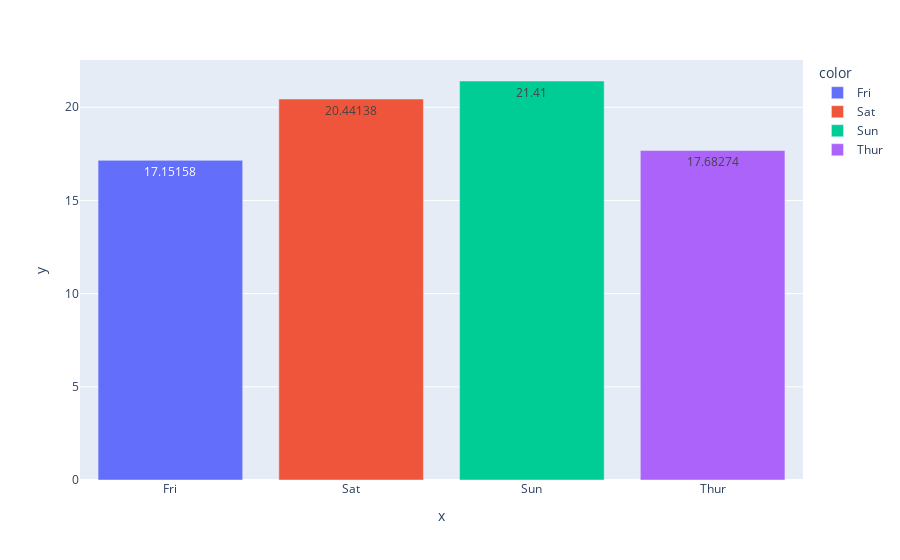

The cell this chart's notebook holds for it:
### Code cell
# now plot it
fig = px.bar(x = df2['day'], y = df2['total_bill'], text_auto = True, color = df2['day'])
fig.show()

### Figure 1 — Plotly figure (JSON) as saved in the notebook; plotly's stock layout.template omitted (floating-point values rounded to 4 significant figures)
{"data": [{"alignmentgroup": "True", "hovertemplate": "color=Fri<br>x=%{x}<br>y=%{y}<extra></extra>", "legendgroup": "Fri", "marker": {"color": "#636efa", "pattern": {"shape": ""}}, "name": "Fri", "offsetgroup": "Fri", "orientation": "v", "showlegend": true, "textposition": "auto", "texttemplate": "%{y}", "type": "bar", "x": ["Fri"], "xaxis": "x", "y": [17.15], "yaxis": "y"}, {"alignmentgroup": "True", "hovertemplate": "color=Sat<br>x=%{x}<br>y=%{y}<extra></extra>", "legendgroup": "Sat", "marker": {"color": "#EF553B", "pattern": {"shape": ""}}, "name": "Sat", "offsetgroup": "Sat", "orientation": "v", "showlegend": true, "textposition": "auto", "texttemplate": "%{y}", "type": "bar", "x": ["Sat"], "xaxis": "x", "y": [20.44], "yaxis": "y"}, {"alignmentgroup": "True", "hovertemplate": "color=Sun<br>x=%{x}<br>y=%{y}<extra></extra>", "legendgroup": "Sun", "marker": {"color": "#00cc96", "pattern": {"shape": ""}}, "name": "Sun", "offsetgroup": "Sun", "orientation": "v", "showlegend": true, "textposition": "auto", "texttemplate": "%{y}", "type": "bar", "x": ["Sun"], "xaxis": "x", "y": [21.41], "yaxis": "y"}, {"alignmentgroup": "True", "hovertemplate": "color=Thur<br>x=%{x}<br>y=%{y}<extra></extra>", "legendgroup": "Thur", "marker": {"color": "#ab63fa", "pattern": {"shape": ""}}, "name": "Thur", "offsetgroup": "Thur", "orientation": "v", "showlegend": true, "textposition": "auto", "texttemplate": "%{y}", "type": "bar", "x": ["Thur"], "xaxis": "x", "y": [17.68], "yaxis": "y"}], "layout": {"barmode": "relative", "legend": {"title": {"text": "color"}, "tracegroupgap": 0}, "margin": {"t": 60}, "xaxis": {"anchor": "y", "domain": [0, 1], "title": {"text": "x"}}, "yaxis": {"anchor": "x", "domain": [0, 1], "title": {"text": "y"}}}}
